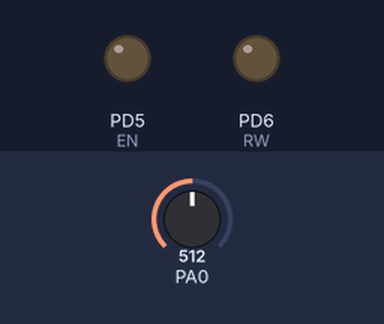
Bench run of a program on a simulated ATmega32, built with avr-gcc and emulated at 8 MHz. Shown: output pins drawn as LEDs (lit = HIGH). Inputs (shaded band) come from the test bench; at power-on: PA0 = 512. Pins used as bus, display or sensor lines are not drawn; what the program prints to the serial monitor is not drawn.

Above: at 0.01 s.
At 0.43 s:
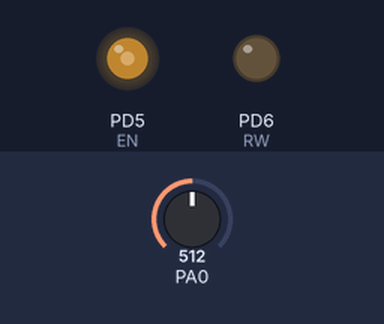
At 1.27 s:
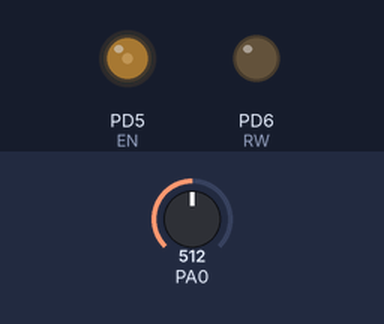
1.3 s: PA0 set to 230
3.0 s: PA0 set to 205
5.2 s: PA0 set to 306
Timing chart, 0 to 14.2 s (numbered marks = the images above; inputs shaded):
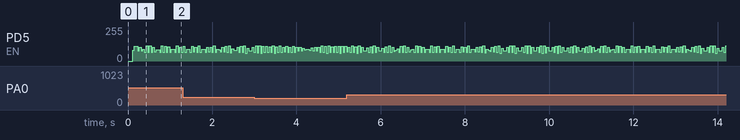

The program:

adc+pot+lcd.c
```c
/*
 * adc_pot_lcd.c
 *
 * Created: 3/1/2022 1:29:24 AM
 *  Author: "Lankash"
 */

#include <stdio.h>
#include <string.h>
#include <avr/io.h>
#define  F_CPU 8000000UL
#include <util/delay.h>
#include "LCD.h"
#include "ADC.h"
#include "UART.h"
#include "SPI.h"

#define pot_pin  0

unsigned short dist  = 0;
unsigned char serial;

int main(void)
{
	LCD_init();
	ADC_init();
	SPI_slave_init();
	UART_init(9600);

	LCD_send_string("Distance : ");

    while(1)
    {
		ADC_pin(pot_pin);
		dist = 0.45 * ADC_read();

		UART_send_string("Distance = ");
		serial = (((dist/100)%10) + 48);
		UART_send_char (serial);
		serial = (((dist/10)%10) + 48);
		UART_send_char (serial);
		serial = ((dist%10) + 48);
		UART_send_char (serial);
		UART_send_string(" mm");
		UART_send_char(0x0D);           //Send new line to the terminal.

		if (dist < 10)
		{
			LCD_move_cursor (1, 15);
			LCD_send_char(' ');
			LCD_send_char(' ');
			LCD_move_cursor (1, 12);
			LCD_send_char ((dist%10) + 48);
			LCD_send_string ("mm");
		}
		else if ((dist >= 10) && (dist < 100))
		{
			LCD_move_cursor (1, 16);
			LCD_send_char(' ');
			LCD_move_cursor (1, 12);
			LCD_send_char ((dist/10) + 48);
			LCD_send_char ((dist%10) + 48);
			LCD_send_string ("mm");
		}
		else if (dist >= 100)
		{
			LCD_move_cursor (1, 12);
			LCD_send_char ((dist/100) + 48);
			LCD_send_char (((dist/10)%10) + 48);
			LCD_send_char ((dist%10) + 48);
			LCD_send_string ("mm");
		}
    }
}
```

LCD_config.h
```c
/*

Code created by "LANKASH"
  @2/10/2021

File Contents : 'LCD' Configuration header file

*/


#ifndef LCD_CONFIG_H
#define LCD_CONFIG_H

#define clr_disp                         0x001    //Clear LCD Display
#define rtn_home                         0x002    //Return Home in LCD

#define entry_DDRAM_inc_dis_left         0x007    //Entry set point: DDRAM increase, Display shift left
#define entry_DDRAM_inc_dis_right        0x006    //Entry set point: DDRAM increase, Display shift right
#define entry_DDRAM_dec_dis_left         0x005    //Entry set point: DDRAM decrease, Display shift left
#define entry_DDRAM_dec_dis_right        0x004    //Entry set point: DDRAM decrease, Display shift right

#define disp_on_curs_on_blink            0x00F    //Display: ON,  Cursor: ON & Blink
#define disp_on_curs_on_solid            0x00E    //Display: ON,  Cursor: ON & Solid
#define disp_on_curs_off_blink           0x00D    //Display: ON,  Cursor: OFF & Blink
#define disp_on_curs_off_solid           0x00C    //Display: ON,  Cursor: OFF & Solid
#define disp_off_curs_on_blink           0x00B    //Display: OFF, Cursor: ON & Blink
#define disp_off_curs_on_solid           0x00A    //Display: OFF, Cursor: ON & Solid
#define disp_off_curs_off_blink          0x009    //Display: OFF, Cursor: OFF & Blink
#define disp_off_curs_off_solid          0x008    //Display: OFF, Cursor: OFF & Solid

#define shift_curs_left                  0x010    //Shift Cursor right 1 location
#define shift_curs_right                 0x014    //Shift Cursor left 1 location
#define shift_disp_left                  0x018    //Shift Display right 1 location
#define shift_disp_right                 0x01C    //Shift Display left 1 location

#define four_bit_1_line_5x7              0x020    //4-Bit Mode + 1 Line Display + 5*10 dot
#define four_bit_1_line_5x10             0x024    //4-Bit Mode + 1 Line Display + 5*7 dot
#define four_bit_2_line_5x7              0x028    //4-Bit Mode + 2 Line Display + 5*10 dot

#define eight_bit_1_line_5x7             0x030    //8-Bit Mode + 1 Line Display + 5*7 dot
#define eight_bit_1_line_5x10            0x034    //8-Bit Mode + 1 Line Display + 5*10 dot
#define eight_bit_2_line_5x7             0x038    //8-Bit Mode + 2 Line Display + 5*7 dot

//..............................................................................................

#define four_bit_mode
//#define eight_bit_mode

//..............................................................................................

#define data_port 'C'      //The Data/Command port.
#define D4 4
#define D5 5
#define D6 6
#define D7 7

#define ctrl_port 'D'     //Control Pins port.
#define EN 5              //Enable Pin.
#define RW 6              //Register Selection Pin.
#define RS 7              //Read/Write Pin.

//.............................................................................................

#define nibble 1 // High Nibble @1, Low Nibble @0.

//.............................................................................................

#define alf   1
#define ba2   2
#define ta2   3
#define tha2  4
#define gem   5
#define ha2   6
#define kha2  7
#define dal   8
#define zal   9
#define reh   10
#define zen   11
#define sen   12
#define shen  13
#define sad   14
#define dad   15
#define tah   16
#define zah   17
#define aen   18
#define ghen  19
#define feh   20
#define qaf   21
#define kaf   22
#define lam   23
#define mem   24
#define non   25
#define heh   26
#define waw   27
#define yeh   28

//.............................................................................................
#endif
```

ADC.c
```c
  /*

Code created by "LANKASH"
  @14/10/2021

File Contents : 'ADC' implementation Functions

*/

#include <avr/io.h>
#include "my_macros.h"
#include "ADC.h"

void ADC_init ()
{
  SET_BIT (ADMUX, REFS0);    //Configure Volt as 5V + Cap. @AREF pin.
  //SET_BIT (ADMUX, REFS1);
  SET_BIT (ADCSRA, ADEN);    //Enable the ADC Bit.

  //Adjust ADC Clock.
  #if defined Div_factor_2
  CLR_BIT (ADCSRA, ADPS0);
  CLR_BIT (ADCSRA, ADPS1);
  CLR_BIT (ADCSRA, ADPS2);

  #elif defined Div_factor_4
  CLR_BIT (ADCSRA, ADPS0);
  SET_BIT (ADCSRA, ADPS1);
  CLR_BIT (ADCSRA, ADPS2);

  #elif defined Div_factor_8
  SET_BIT (ADCSRA, ADPS0);
  SET_BIT (ADCSRA, ADPS1);
  CLR_BIT (ADCSRA, ADPS2);

  #elif defined Div_factor_16
  CLR_BIT (ADCSRA, ADPS0);
  CLR_BIT (ADCSRA, ADPS1);
  SET_BIT (ADCSRA, ADPS2);

  #elif defined Div_factor_32
  SET_BIT (ADCSRA, ADPS0);
  CLR_BIT (ADCSRA, ADPS1);
  SET_BIT (ADCSRA, ADPS2);

  #elif defined Div_factor_64
  CLR_BIT (ADCSRA, ADPS0);
  SET_BIT (ADCSRA, ADPS1);
  SET_BIT (ADCSRA, ADPS2);

  #elif defined Div_factor_128
  SET_BIT (ADCSRA, ADPS0);
  SET_BIT (ADCSRA, ADPS1);
  SET_BIT (ADCSRA, ADPS2);
  #endif
}

//.....................................................................

unsigned short ADC_read ()
{
	unsigned short ADC_val;             //Declaring the Converted value from ADC Holder.

	SET_BIT (ADCSRA, ADSC);              //Start The Conversion from ADC.

	while (IS_BIT_CLR(ADCSRA, ADIF)) ;   //Stand-Still While ADC Conversion.

	SET_BIT(ADCSRA, ADIF);               //Clear the Flag Bit of ADC.

	ADC_val = (ADCL);                    // Reading the Low Value from ADC.
	ADC_val |= (ADCH<<8);                // Reading the High Value from ADC.

	return ADC_val;
}

//.......................................................................

void ADC_pin (unsigned char pin)
{
	switch (pin)
	{
		case 0 :
		CLR_BIT(ADMUX, MUX0);
		CLR_BIT(ADMUX, MUX1);
		CLR_BIT(ADMUX, MUX2);
		//CLR_BIT(ADMUX, MUX3);
		//CLR_BIT(ADMUX, MUX4);
		break;

		case 1 :
		SET_BIT(ADMUX, MUX0);
		CLR_BIT(ADMUX, MUX1);
		CLR_BIT(ADMUX, MUX2);
		//CLR_BIT(ADMUX, 3);
		//CLR_BIT(ADMUX, 4);
		break;

		case 2 :
		CLR_BIT(ADMUX, MUX0);
		SET_BIT(ADMUX, MUX1);
		CLR_BIT(ADMUX, MUX2);
		//CLR_BIT(ADMUX, 3);
		//CLR_BIT(ADMUX, 4);
		break;

		case 3 :
		SET_BIT(ADMUX, MUX0);
		SET_BIT(ADMUX, MUX1);
		CLR_BIT(ADMUX, MUX2);
		//CLR_BIT(ADMUX, 3);
		//CLR_BIT(ADMUX, 4);
		break;

		case 4 :
		CLR_BIT(ADMUX, MUX0);
		CLR_BIT(ADMUX, MUX1);
		SET_BIT(ADMUX, MUX2);
		//CLR_BIT(ADMUX, 3);
		//CLR_BIT(ADMUX, 4);
		break;

		case 5 :
		SET_BIT(ADMUX, MUX0);
		CLR_BIT(ADMUX, MUX1);
		SET_BIT(ADMUX, MUX2);
		//CLR_BIT(ADMUX, 3);
		//CLR_BIT(ADMUX, 4);
		break;

		case 6 :
		CLR_BIT(ADMUX, MUX0);
		SET_BIT(ADMUX, MUX1);
		SET_BIT(ADMUX, MUX2);
		//CLR_BIT(ADMUX, 3);
		//CLR_BIT(ADMUX, 4);
		break;

		case 7 :
		SET_BIT(ADMUX, MUX0);
		SET_BIT(ADMUX, MUX1);
		SET_BIT(ADMUX, MUX2);
		//CLR_BIT(ADMUX, 3);
		//CLR_BIT(ADMUX, 4);
		break;

		default :
		break;
	}
}

//.......................................................................
```

ADC.h
```c
 /*

Code created by "LANKASH"
  @14/10/2021

File Contents : 'ADC' implemented Functions Prototypes + Macros.

*/

#ifndef ADC_H_
#define ADC_H_

//#define Div_factor_2          //ADC Clock divisor = 2
//#define Div_factor_4          //ADC Clock divisor = 4
//#define Div_factor_8          //ADC Clock divisor = 8
//#define Div_factor_16          //ADC Clock divisor = 16
//#define Div_factor_32          //ADC Clock divisor = 32
#define Div_factor_64          //ADC Clock divisor = 64
//#define Div_factor_128          //ADC Clock divisor = 128

//.....................................................

/*
    Function name         :  ADC_init
    Function Returns      :  void
    Function Arguments    :  void
    Function Description  :  Initialize the ADC of the Micro controller.
*/
void ADC_init ();


/*
    Function name         :  ADC_read
    Function Returns      :  unsigned short
    Function Arguments    :  void
    Function Description  :  Read the value from the ' ADC' of the Micro controller.
*/
unsigned short ADC_read ();


/*
    Function name         :  ADC_pin
    Function Returns      :  void
    Function Arguments    :  unsigned char pin
    Function Description  :  Select which ADC pin in Port 'A' (0 - 7).
*/
void ADC_pin (unsigned char pin);
//................................................................................

#endif
```

LCD.h
```c
/*

Code created by "LANKASH"
  @2/10/2021

File Contents : 'LCD' implementation Functions

*/

#ifndef LCD_H_
#define LCD_H_


/*
    Function name         :  LCD_send_cmd
    Function Returns      :  void
    Function Arguments    :  unsigned char.
    Function Description  :  Sends the commands to the LCD.
*/
void LCD_send_cmd (unsigned char cmd);

/*
    Function name         :  LCD_init
    Function Returns      :  void
    Function Arguments    :
    Function Description  :  Initializes the LCD Connections and Mode (by Macros above).
*/
void LCD_init();

/*
    Function name         :  LCD_send_char
    Function Returns      :  void
    Function Arguments    :  unsigned char port, unsigned char data.
    Function Description  :  Type a Character on the LCD.
*/
void LCD_send_char (unsigned char data);

/*
    Function name         :  LCD_send_string
    Function Returns      :  void
    Function Arguments    :  unsigned char *data.
    Function Description  :  Type String on the LCD.
*/
void LCD_send_string (unsigned char* data);


/*
    Function name         :  LCD_clear_screen
    Function Returns      :  void
    Function Arguments    :
    Function Description  :  Clear the Display on the LCD.
*/
void LCD_clear_screen ();

/*
    Function name         :  LCD_move_cursor
    Function Returns      :  void
    Function Arguments    :  unsigned char row, unsigned char coloumn.
    Function Description  :  Select the Cursor position on the LCD.
*/
void LCD_move_cursor (unsigned char row, unsigned char coloumn);


#endif /* LCD_H_ */
```

SPI.c
```c
/*
 * SPI.c
 *
 * Created: 3/8/2022 10:16:01 PM
 *  Author: Lankash
 */

#include <avr/io.h>
#define F_CPU 8000000UL
#include <util/delay.h>
#include "DIO.h"
#include "my_macros.h"
#include "SPI.h"

//.............................................................

void SPI_master_init (void)
{
	/*
	  Set the SPI pins configuration.
	*/
	DIO_set_pin_dir('B', 4, 1);    //Set SS pin as O/P
	DIO_set_pin_dir('B', 5, 1);    //Set MOSI pin as O/P
	DIO_set_pin_dir('B', 6, 0);    //Set MISO pin as I/P
	DIO_set_pin_dir('B', 7, 1);    //Set SCK pin as O/P

	/*
	  Enable Master mode.
	*/
	SET_BIT(SPCR, MSTR);    //Set MSTR bit to 1 in SPCR Reg.

	/*
	  Set the clock of the SPI
	*/
	#if defined prescaler_2
	SET_BIT(SPSR, SPI2X);    //Enable double speed of SPI
	SET_BIT(SPCR, SPR1);     //Set the SPR1 bit to 1
	SET_BIT(SPCR, SPR0);     //Set the SPR1 bit to 1

	#elif defined prescaler_4
	CLR_BIT(SPSR, SPI2X);    //Disable double speed of SPI
	CLR_BIT(SPCR, SPR1);     //Clear the SPR1 bit to 0
	CLR_BIT(SPCR, SPR0);     //Clear the SPR1 bit to 0

	#elif defined prescaler_8
	SET_BIT(SPSR, SPI2X);    //Enable double speed of SPI
	CLR_BIT(SPCR, SPR1);     //Clear the SPR1 bit to 1
	SET_BIT(SPCR, SPR0);     //Set the SPR1 bit to 1

	#elif defined prescaler_16
	CLR_BIT(SPSR, SPI2X);    //Disable double speed of SPI
	CLR_BIT(SPCR, SPR1);     //Clear the SPR1 bit to 0
	SET_BIT(SPCR, SPR0);     //Set the SPR1 bit to 1

	#elif defined prescaler_32
	SET_BIT(SPSR, SPI2X);    //Enable double speed of SPI
	SET_BIT(SPCR, SPR1);     //Set the SPR1 bit to 1
	CLR_BIT(SPCR, SPR0);     //Clear the SPR1 bit to 0

    #elif defined prescaler_64
    CLR_BIT(SPSR, SPI2X);    //Disable double speed of SPI
    SET_BIT(SPCR, SPR1);     //Set the SPR1 bit to 1
    CLR_BIT(SPCR, SPR0);     //Clear the SPR1 bit to 0

    #elif defined prescaler_128
    CLR_BIT(SPSR, SPI2X);    //Disable double speed of SPI
    SET_BIT(SPCR, SPR1);     //Set the SPR1 bit to 1
    SET_BIT(SPCR, SPR0);     //Set the SPR1 bit to 1
	#endif

	/*
	  Set SS pin to high
	*/
	DIO_write_pin('B', 4, 1);

	/*
	  Enable SPI
	*/
	SET_BIT(SPCR, SPE);
}

//..............................................................

void SPI_slave_init(void)
{
	SET_BIT (SPCR, SPE);    //Enable SPI.

	/*
	  Configure the pins of SPI
	*/
	DIO_set_pin_dir('B', 6, 1);  //Set MISO pin as O/P
	DIO_set_pin_dir('B', 5, 0);  //Set MOSI pin as I/P
}

//..............................................................

unsigned char SPI_master_send_char(unsigned char data)
{
	DIO_write_pin('B', 4, 0);             //Clear SS pin to send data to the Slave.

	SPDR = data;                          //Put 'data' to the [SPDR] register.

	while (0 == READ_BIT(SPSR, SPIF));    //Hold till Transmission is finished.

	return SPDR;                          //Read the value in SPDR after transmission.
}

//..............................................................

unsigned char SPI_slave_receive_char (unsigned char data)
{
	SPDR = data;

	while (0 == READ_BIT(SPSR, SPIF));    //Hold till Data is received in SPI.

    return SPDR;                          //Read relieved data
}

//..............................................................

void SPI_master_send_string (unsigned char *string)
{
	while ((*string) != 0)
	{
		SPI_master_send_char(*string);
		_delay_ms(300);
		string++;
	}
}

//..............................................................
```

SPI.h
```c
/*
 * SPI.h
 *
 * Created: 3/8/2022 10:16:16 PM
 *  Author: Lankash
 */


#ifndef SPI_H_
#define SPI_H_

//..............................................................
 /*
   Set the clock prescaler of the SPI Master.
 */
//#define prescaler_2
//#define prescaler_4
//#define prescaler_8
#define prescaler_16
//#define prescaler_32
//#define prescaler_64
//#define prescaler_128

//..............................................................

/*
    Function name         :  SPI_master_init
    Function Returns      :  void
    Function Arguments    :  void
    Function Description  :  Initialize the SPI for Master M.C
*/
void SPI_master_init (void);

/*
    Function name         :  SPI_slave_init
    Function Returns      :  void
    Function Arguments    :  void
    Function Description  :  Initialize the SPI for Slave M.C
*/
void SPI_slave_init(void);


/*
    Function name         :  SPI_master_send_char
    Function Returns      :  unsigned char
    Function Arguments    :  unsigned char char
    Function Description  :  Send char From Master to Slave via SPI.
*/
unsigned char SPI_master_send_char(unsigned char data);


/*
    Function name         :  SPI_slave_recieve_char
    Function Returns      :  unsigned char
    Function Arguments    :  unsigned char data
    Function Description  :  Slave Receive data from Master via SPI.
*/
unsigned char SPI_slave_receive_char (unsigned char data);


/*
    Function name         :  SPI_master_send_string
    Function Returns      :  void
    Function Arguments    :  unsigned char *string
    Function Description  :  Send string From Master to Slave via SPI.
*/
void SPI_master_send_string (unsigned char *string);

#endif /* SPI_H_ */
```

UART.c
```c
/*
*
* Code created by "LANKASH"
*  @10/9/2021
*
* File Contents : 'USART' implementation Functions
*
*/

#include <avr/io.h>
#define F_CPU 8000000UL
#include <util/delay.h>
#include "DIO.h"
#include "UART.h"
#include "my_macros.h"

//.......................................................

void UART_init (unsigned long baud)
{
	//Choose the baud rate that will be used by sender and receiver.
	unsigned short UBRR;                 //Initializing UBRR variable.
	UBRR = (F_CPU / (16*baud))-1;        //Calculating the UBRR value.
	UBRRH = (unsigned char)(UBRR>>8);    //Write the higher bits to UBRRH.
	UBRRL = (unsigned char)UBRR;         //Write the lowest bits to UBRRL.

	//Enable USART Sender & Receiver.
	SET_BIT (UCSRB, TXEN);               //Enable the Transmitting TX pin.
	SET_BIT (UCSRB, RXEN);               //Enable the Receiving RX pin.

	/*Choosing no. of bits in the word of the data frame.
	UMSEL:     @0=Asynchronous | @1=Synchronous.
	UPM(0-1):  @00=Disabled | @10=Even Parity | @11=Odd Parity.
	USBS:      @0=1-bit stop | @1=2-bit stop
	UCSZ(0-2): @000=5-bit word ... @111=9-bit word
	UCPOL:     @0=O/P rising edge | @1= O/P falling edge.
	*/
	UCSRC = (1<<URSEL)|(synchronization<<UMSEL)|(parity_1<<UPM1)|(parity_0<<UPM0)|(stop_bit<<USBS)|(size_0<<UCSZ0)|(size_1<<UCSZ1)|(polarity<<UCPOL);
	UCSRB |=  (size_2<<UCSZ2);

	//Choosing double speed mode ON/OFF
	#if defined double_on
	SET_BIT (UCSRA, U2X);
	#elif defined double_off
	CLR_BIT (UCSRA, U2X);
	#endif

}

//.......................................................

void UART_send_char (char data)
{
	//Wait for UDR transmit buffer to be empty.
	while (0 == READ_BIT(UCSRA, UDRE));

	//Write 'data' to UDR transmit buffer.
	UDR = data;
}

//.......................................................

char UART_receive (void)
{
	//Wait for UDR receive buffer to be filled with data
	while (0 == READ_BIT(UCSRA, RXC));

	//Receive data fro UDR receive buffer.
	return UDR;
}

//.......................................................

void UART_send_string (char *str)
{
	while (*str != 0)
	{
		UART_send_char(*str);
		str++;
		//_delay_ms(10);     //Wait till the transmit buffer is finished.
	}
}

//.......................................................
```

Source omitted: LCD.c (9822 bytes), UART.h (1985 bytes), my_macros.h (848 bytes), DIO.c (11680 bytes), DIO.h (3637 bytes)
